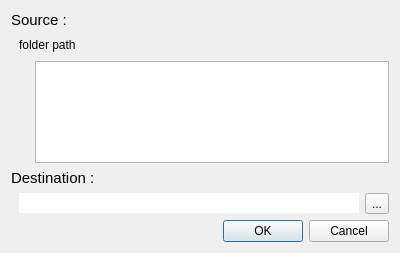
<?xml version="1.0" encoding="UTF-8"?>
<ui version="4.0">
 <class>FileOperationDialog</class>
 <widget class="QDialog" name="FileOperationDialog">
  <property name="geometry">
   <rect>
    <x>0</x>
    <y>0</y>
    <width>400</width>
    <height>253</height>
   </rect>
  </property>
  <property name="windowTitle">
   <string>Dialog</string>
  </property>
  <layout class="QVBoxLayout" name="verticalLayout">
   <item>
    <widget class="QLabel" name="srcLabel">
     <property name="font">
      <font>
       <pointsize>11</pointsize>
      </font>
     </property>
     <property name="text">
      <string>Source :</string>
     </property>
    </widget>
   </item>
   <item>
    <layout class="QHBoxLayout" name="srcFolderPathHorizontalLayout">
     <item>
      <spacer name="srcFolderPathHorizontalSpacer">
       <property name="orientation">
        <enum>Qt::Horizontal</enum>
       </property>
       <property name="sizeType">
        <enum>QSizePolicy::Fixed</enum>
       </property>
       <property name="sizeHint" stdset="0">
        <size>
         <width>8</width>
         <height>20</height>
        </size>
       </property>
      </spacer>
     </item>
     <item>
      <widget class="QLabel" name="srcFolderPathLabel">
       <property name="text">
        <string>folder path</string>
       </property>
      </widget>
     </item>
    </layout>
   </item>
   <item>
    <layout class="QHBoxLayout" name="srcFileNamesHorizontalLayout">
     <item>
      <spacer name="srcFileNamesHorizontalSpacer">
       <property name="orientation">
        <enum>Qt::Horizontal</enum>
       </property>
       <property name="sizeType">
        <enum>QSizePolicy::Fixed</enum>
       </property>
       <property name="sizeHint" stdset="0">
        <size>
         <width>24</width>
         <height>20</height>
        </size>
       </property>
      </spacer>
     </item>
     <item>
      <widget class="QListView" name="srcFileNamesListView">
       <property name="editTriggers">
        <set>QAbstractItemView::NoEditTriggers</set>
       </property>
       <property name="selectionMode">
        <enum>QAbstractItemView::NoSelection</enum>
       </property>
       <property name="resizeMode">
        <enum>QListView::Adjust</enum>
       </property>
      </widget>
     </item>
    </layout>
   </item>
   <item>
    <widget class="QLabel" name="dstLabel">
     <property name="font">
      <font>
       <pointsize>11</pointsize>
      </font>
     </property>
     <property name="text">
      <string>Destination :</string>
     </property>
    </widget>
   </item>
   <item>
    <layout class="QHBoxLayout" name="dstFolderPathHorizontalLayout">
     <property name="spacing">
      <number>-1</number>
     </property>
     <property name="sizeConstraint">
      <enum>QLayout::SetDefaultConstraint</enum>
     </property>
     <item>
      <spacer name="dstFolderPathHorizontalSpacer">
       <property name="orientation">
        <enum>Qt::Horizontal</enum>
       </property>
       <property name="sizeType">
        <enum>QSizePolicy::Fixed</enum>
       </property>
       <property name="sizeHint" stdset="0">
        <size>
         <width>8</width>
         <height>20</height>
        </size>
       </property>
      </spacer>
     </item>
     <item>
      <widget class="QLineEdit" name="dstFolderPathEdit">
       <property name="focusPolicy">
        <enum>Qt::NoFocus</enum>
       </property>
       <property name="frame">
        <bool>false</bool>
       </property>
       <property name="readOnly">
        <bool>true</bool>
       </property>
      </widget>
     </item>
     <item>
      <widget class="QToolButton" name="dstFolderPathSelectButton">
       <property name="text">
        <string>...</string>
       </property>
      </widget>
     </item>
    </layout>
   </item>
   <item>
    <widget class="QDialogButtonBox" name="buttonBox">
     <property name="orientation">
      <enum>Qt::Horizontal</enum>
     </property>
     <property name="standardButtons">
      <set>QDialogButtonBox::Cancel|QDialogButtonBox::Ok</set>
     </property>
    </widget>
   </item>
  </layout>
 </widget>
 <resources/>
 <connections>
  <connection>
   <sender>buttonBox</sender>
   <signal>accepted()</signal>
   <receiver>FileOperationDialog</receiver>
   <slot>accept()</slot>
   <hints>
    <hint type="sourcelabel">
     <x>248</x>
     <y>254</y>
    </hint>
    <hint type="destinationlabel">
     <x>157</x>
     <y>274</y>
    </hint>
   </hints>
  </connection>
  <connection>
   <sender>buttonBox</sender>
   <signal>rejected()</signal>
   <receiver>FileOperationDialog</receiver>
   <slot>reject()</slot>
   <hints>
    <hint type="sourcelabel">
     <x>316</x>
     <y>260</y>
    </hint>
    <hint type="destinationlabel">
     <x>286</x>
     <y>274</y>
    </hint>
   </hints>
  </connection>
 </connections>
</ui>
